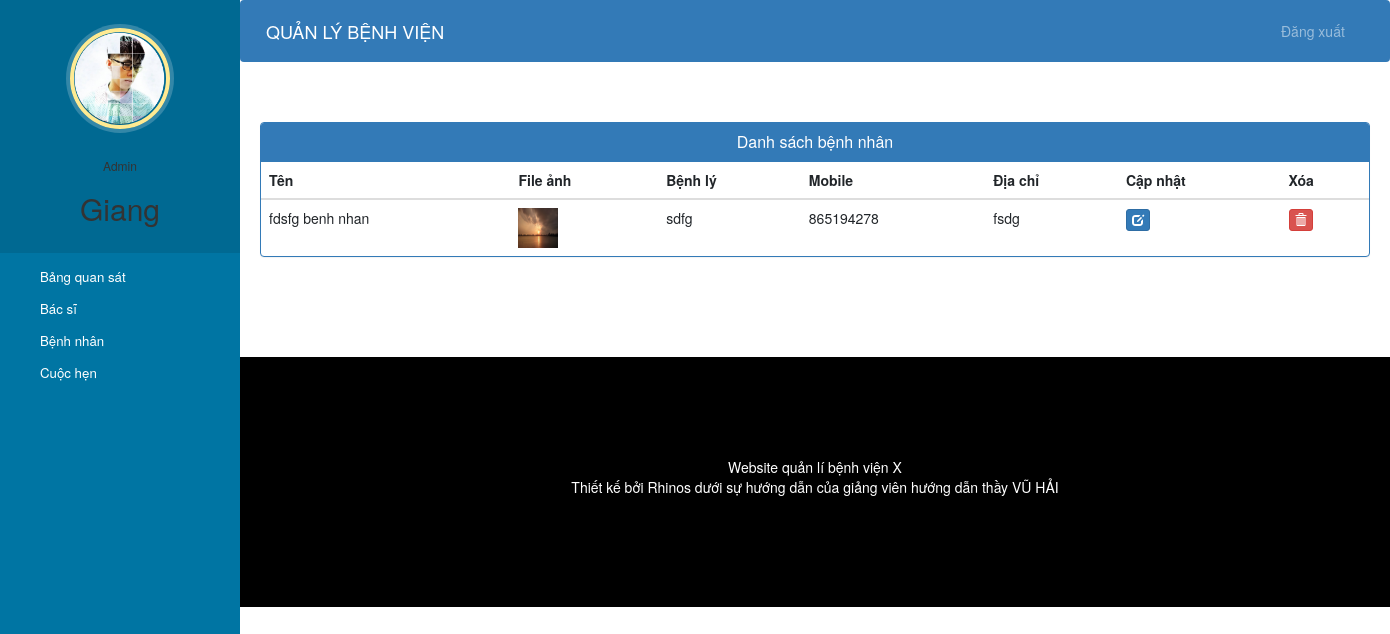
The page /admin-view-patient (signed in) on the database as committed earlier.
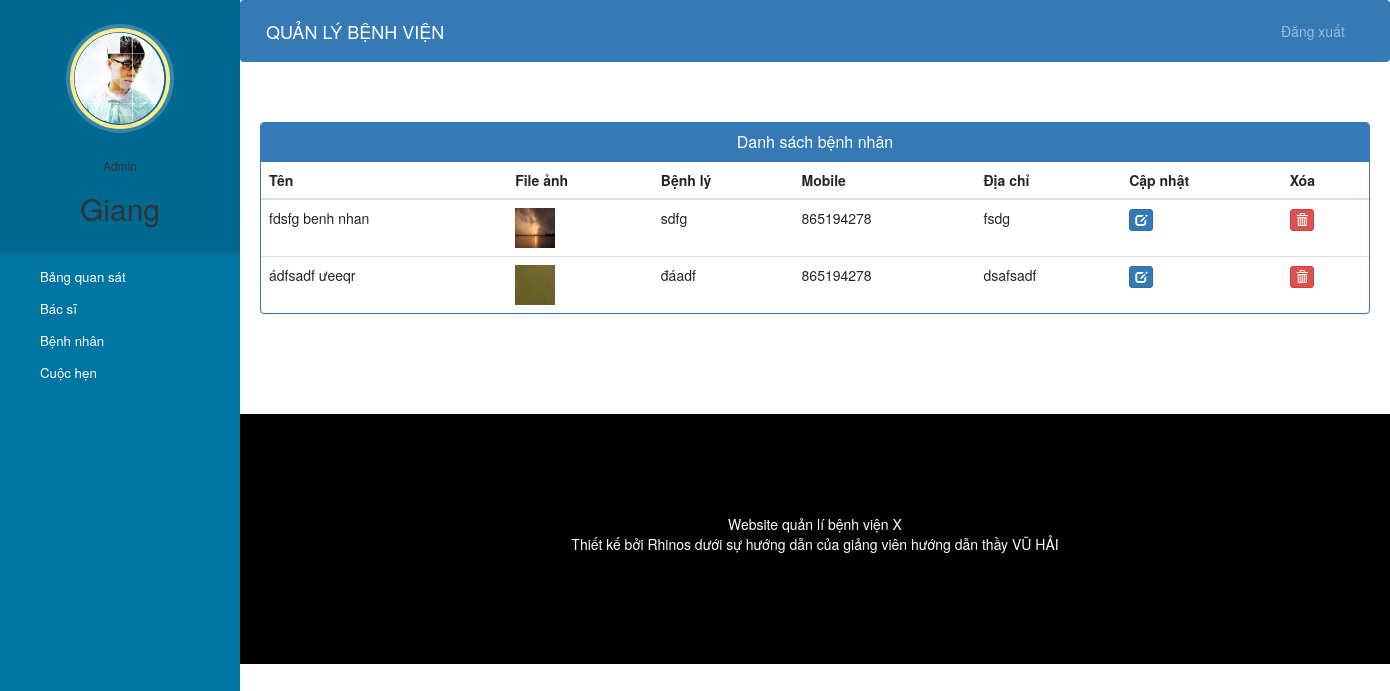
The same page on the database as committed later.
### hospital/models.py (models this page shows, shortened)
class Patient(models.Model):
    user=models.OneToOneField(User,on_delete=models.CASCADE)
    profile_pic= models.ImageField(upload_to='profile_pic/PatientProfilePic/',null=True,blank=True)
    address = models.CharField(max_length=40)
    mobile = models.IntegerField(max_length=20,null=True)
    symptoms = models.CharField(max_length=100,null=False)
    assignedDoctorId = models.PositiveIntegerField(null=True)
    admitDate=models.DateField(auto_now=True)
    status=models.BooleanField(default=False)
    @property
    def get_name(self):
        return self.user.first_name+" "+self.user.last_name

### hospital/views.py (the view)
# urls.py: path('admin-view-patient', views.admin_view_patient_view,name='admin-view-patient'),
@login_required(login_url='adminlogin')
@user_passes_test(is_admin)
def admin_view_patient_view(request):
    patients = models.Patient.objects.all().filter(status=True)
    return render(request, 'hospital/admin_view_patient.html', {'patients': patients})

### hospital/views.py (called while the page is built)
def is_admin(user):
    return user.groups.filter(name='ADMIN').exists()

### templates/hospital/admin_view_patient.html (shortened to what this page needs)
{% extends 'hospital/admin_base.html' %}
{% block content %}
{%load static%}
<head>
  <link href="//netdna.bootstrapcdn.com/bootstrap/3.0.0/css/bootstrap.min.css" rel="stylesheet" id="bootstrap-css">
</head>
<div class="container">
  <div class="panel panel-primary">
    <div class="panel-heading">
      <h6 class="panel-title">Danh sách bệnh nhân</h6>
    </div>
    <table class="table table-hover" id="dev-table">
      <thead>
        <tr>
          <th>Tên</th>
          <th>File ảnh</th>
          <th>Bệnh lý</th>
          <th>Mobile</th>
          <th>Địa chỉ</th>
          <th>Cập nhật</th>
          <th>Xóa</th>
        </tr>
      </thead>
      {% for p in patients %}
      <tr>
        <td> {{p.get_name}}</td>
        <td> <img src="{% static p.profile_pic.url %}" alt="Profile Pic" height="40px" width="40px" /></td>
        <td>{{p.symptoms}}</td>
        <td>{{p.mobile}}</td>
        <td>{{p.address}}</td>
        <td><a class="btn btn-primary btn-xs" href="{% url 'update-patient' p.id  %}"><span class="glyphicon glyphicon-edit"></span></a></td>
        <td><a class="btn btn-danger btn-xs" href="{% url 'delete-patient-from-hospital' p.id  %}"><span class="glyphicon glyphicon-trash"></span></a></td>
      </tr>
      {% endfor %}
    </table>
  </div>
</div>
{% endblock content %}

Rows that differ between the two databases and show on the page:
added Patient: get_name "ádfsadf ưeeqr", profile_pic (picture), symptoms "đáadf", mobile "865194278", address "dsafsadf"
